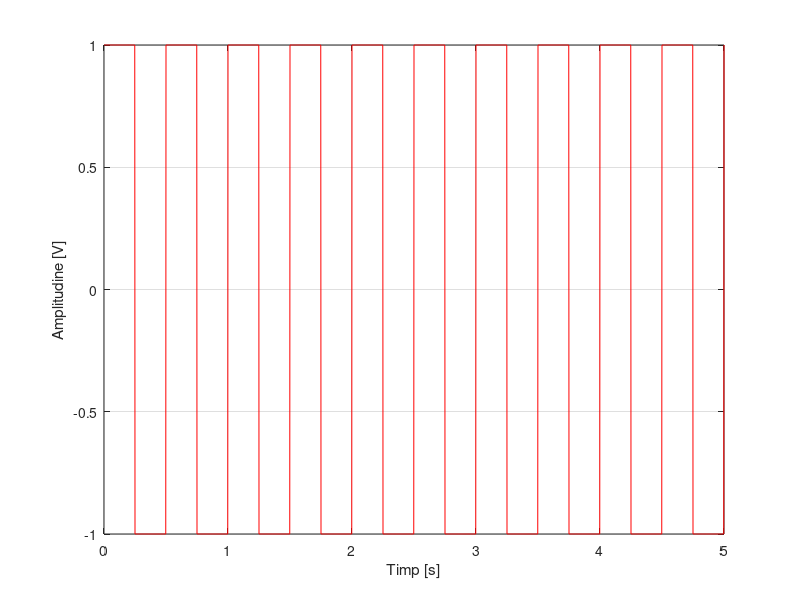
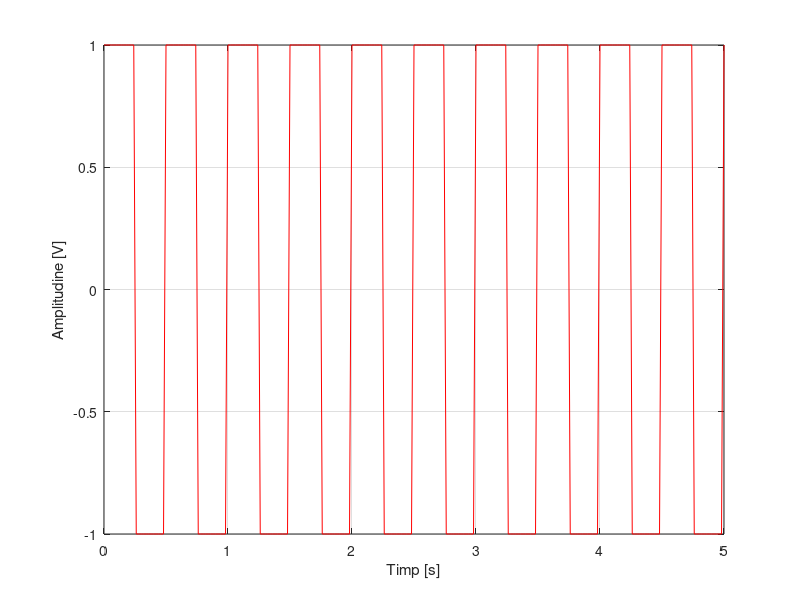
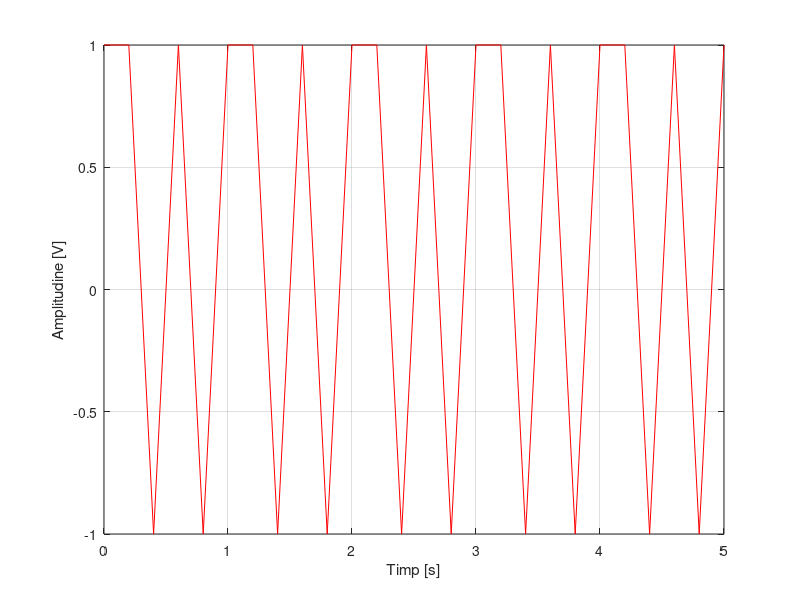
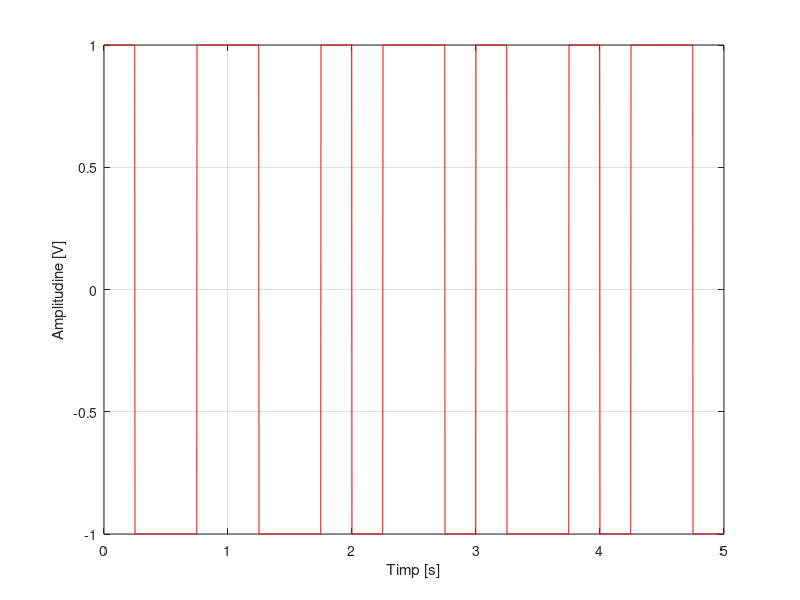

MATLAB code to generate these figures, in order:
%semnal dreptunghiular cu nivelul maxim 1, minim -1, si factor de umplere
%50%
%perioada T=0.5s
T=0.5;
%rezolutie 2ms
t=0:0.002:5;
M=zeros(1,length(t));
for k=0:1:500
for i=1:1:length(t)
if (t(i)>=T*k & t(i)<k*T+T/2)
M(i)=1;
elseif (t(i)>=k*T+T/2 & t(i)<T*(k+1)) 
M(i)=-1;
end
 end
end
h=figure;
set(h,'name','T1_3_a)_rez2ms_PERIODIC','numbertitle','off')
plot(t,M,'-r'),xlabel('Timp [s]'),ylabel('Amplitudine [V]'),grid


%semnal dreptunghiular cu nivelul maxim 1, minim -1, si factor de umplere
%50%
%perioada T=0.5s
T=0.5;
%rezolutie 20ms
t=0:0.02:5;
M=zeros(1,length(t));
for k=0:1:500
for i=1:1:length(t)
if (t(i)>=T*k & t(i)<k*T+T/2)
M(i)=1;
elseif (t(i)>=k*T+T/2 & t(i)<T*(k+1)) 
M(i)=-1;
end
 end
end
h=figure;
set(h,'name','T1_3_a)_rez20ms_PERIODIC','numbertitle','off')
plot(t,M,'-r'),xlabel('Timp [s]'),ylabel('Amplitudine [V]'),grid


%semnal dreptunghiular cu nivelul maxim 1, minim -1, si factor de umplere
%50%
%perioada T=0.5s
T=0.5;
%rezolutie 200ms
t=0:0.2:5;
M=zeros(1,length(t));
for k=0:1:500
for i=1:1:length(t)
if (t(i)>=T*k & t(i)<k*T+T/2)
M(i)=1;
elseif (t(i)>=k*T+T/2 & t(i)<T*(k+1)) 
M(i)=-1;
end
 end
end
h=figure;
set(h,'name','T1_3_a)_rez200ms_PERIODIC','numbertitle','off')
plot(t,M,'-r'),xlabel('Timp [s]'),ylabel('Amplitudine [V]'),grid


%semnal dreptunghiular ALEATOR cu nivelurile {-1, 1}
%perioada fiecarui nivel este 0.25s
T=0.5;
%rezolutie 2ms
t=0:0.002:5;
M=zeros(1,length(t));
v=[-1 1];
for k=0:1:500
%calculatorul alege o permutare aleatoare a elementelor vectorului v la
%fiecare 0.5s
v_rand = v(randperm(length(v)));
for i=1:1:length(t)
if (t(i)>=T*k & t(i)<k*T+T/2)
M(i)=v_rand(1);
elseif (t(i)>=k*T+T/2 & t(i)<T*(k+1)) 
M(i)=v_rand(2);
end
 end
end
h=figure;
set(h,'name','T1_3_a)_rez2ms_ALEATOR','numbertitle','off')
plot(t,M,'-r'),xlabel('Timp [s]'),ylabel('Amplitudine [V]'),grid
